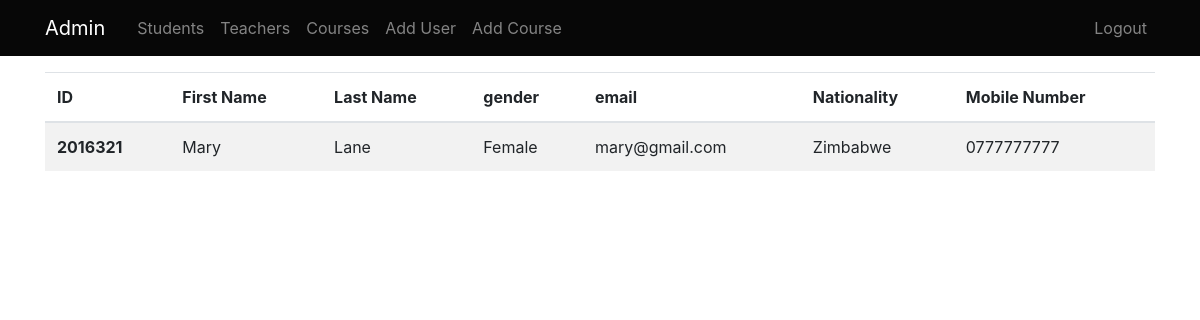
Screenshot of /admn/students with the database file from the repository.
### application/models.py (models this page shows)
class User(db.Model):
    __tablename__ = 'user'
    user_id = db.Column(db.String(20), primary_key=True)
    firstname = db.Column(db.String(30), nullable=False)
    lastname = db.Column(db.String(30), nullable=False)
    role = db.Column(db.String(10), nullable=False)
    gender = db.Column(db.String(5), nullable=False)
    nationality = db.Column(db.String(15), nullable=False)
    email = db.Column(db.String(20), nullable=False, unique=True)
    mobile = db.Column(db.String(20), nullable=False, unique=True)
    password = db.Column(db.String(30), nullable=False)
    courses = db.relationship('Course', backref='teacher')

### application/routes.py (the view)
@app.route('/admn/students', methods=['GET', 'POST'])
def students():
    students = User.query.filter_by(role='student')
    return render_template('/admin/students.html', students=students)

### application/templates/admin/students.html
{% extends 'admin/_layout.html' %}
{% block content%}
<table class="table table-striped">
  <thead>
    <tr>
      <th scope="col">ID</th>
      <th scope="col">First Name</th>
      <th scope="col">Last Name</th>
      <th scope="col">gender</th>
      <th scope="col">email</th>
      <th scope="col">Nationality</th>
      <th scope="col">Mobile Number</th>
    </tr>
  </thead>
  <tbody>
    {% for student in students %}
    <tr>
      <th scope="row">{{ student.user_id }}</th>
      <td>{{student.firstname}}</td>
      <td>{{student.lastname}}</td>
      <td>{{student.gender}}</td>
      <td>{{student.email}}</td>
      <td>{{student.nationality}}</td>
      <td>{{student.mobile}}</td>
    </tr>
    {% endfor %}
  </tbody>
</table>
{% endblock %}

### application/static/css/main.css (style rules this page uses)
body { background: #fafafa; color: #333333; margin-top: 5rem; }

### rows the page displays
User: user_id "2016321", firstname "Mary", lastname "Lane", gender "Female", email "mary@gmail.com", nationality "Zimbabwe", mobile "0777777777"
